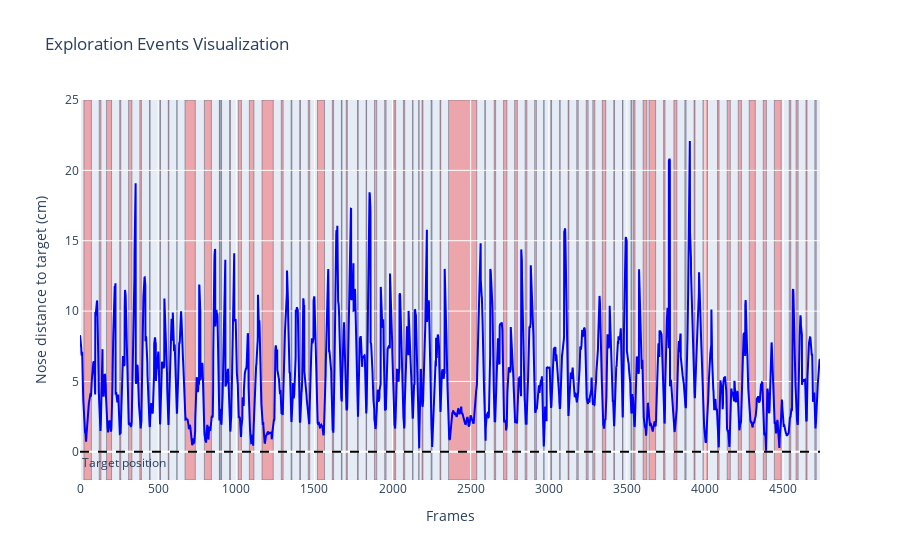

Write notebook code for a chart like this one.
### Code cell
rst.plot_example_data(model_dict['X_ts'], model_dict['y_ts'])

### Figure 1 — Plotly figure (JSON) as saved in the notebook; plotly's stock layout.template omitted (floating-point values rounded to 4 significant figures; data arrays with more than 128 entries replaced by an {"elided": "..."} marker saying what was removed)
{"data": [{"line": {"color": "blue"}, "mode": "lines", "name": "Position", "type": "scatter", "x": {"elided": "4737 int values"}, "y": {"elided": "4737 float values"}}], "layout": {"annotations": [{"showarrow": false, "text": "Target position", "x": 0, "xanchor": "left", "xref": "x domain", "y": 0, "yanchor": "top", "yref": "y"}], "legend": {"bgcolor": "rgba(255,255,255,0.6)", "orientation": "h", "x": 0.5, "xanchor": "center", "y": 1.05, "yanchor": "bottom"}, "shapes": [{"fillcolor": "rgba(255,0,0,0.3)", "layer": "below", "line": {"width": 0.4}, "type": "rect", "x0": 25, "x1": 73, "y0": -2, "y1": 25}, {"fillcolor": "rgba(255,0,0,0.3)", "layer": "below", "line": {"width": 0.4}, "type": "rect", "x0": 123, "x1": 134, "y0": -2, "y1": 25}, {"fillcolor": "rgba(255,0,0,0.3)", "layer": "below", "line": {"width": 0.4}, "type": "rect", "x0": 170, "x1": 202, "y0": -2, "y1": 25}, {"fillcolor": "rgba(255,0,0,0.3)", "layer": "below", "line": {"width": 0.4}, "type": "rect", "x0": 254, "x1": 261, "y0": -2, "y1": 25}, {"fillcolor": "rgba(255,0,0,0.3)", "layer": "below", "line": {"width": 0.4}, "type": "rect", "x0": 311, "x1": 332, "y0": -2, "y1": 25}, {"fillcolor": "rgba(255,0,0,0.3)", "layer": "below", "line": {"width": 0.4}, "type": "rect", "x0": 383, "x1": 393, "y0": -2, "y1": 25}, {"fillcolor": "rgba(255,0,0,0.3)", "layer": "below", "line": {"width": 0.4}, "type": "rect", "x0": 445, "x1": 449, "y0": -2, "y1": 25}, {"fillcolor": "rgba(255,0,0,0.3)", "layer": "below", "line": {"width": 0.4}, "type": "rect", "x0": 511, "x1": 515, "y0": -2, "y1": 25}, {"fillcolor": "rgba(255,0,0,0.3)", "layer": "below", "line": {"width": 0.4}, "type": "rect", "x0": 565, "x1": 569, "y0": -2, "y1": 25}, {"fillcolor": "rgba(255,0,0,0.3)", "layer": "below", "line": {"width": 0.4}, "type": "rect", "x0": 620, "x1": 621, "y0": -2, "y1": 25}, {"fillcolor": "rgba(255,0,0,0.3)", "layer": "below", "line": {"width": 0.4}, "type": "rect", "x0": 672, "x1": 738, "y0": -2, "y1": 25}, {"fillcolor": "rgba(255,0,0,0.3)", "layer": "below", "line": {"width": 0.4}, "type": "rect", "x0": 796, "x1": 841, "y0": -2, "y1": 25}, {"fillcolor": "rgba(255,0,0,0.3)", "layer": "below", "line": {"width": 0.4}, "type": "rect", "x0": 892, "x1": 895, "y0": -2, "y1": 25}, {"fillcolor": "rgba(255,0,0,0.3)", "layer": "below", "line": {"width": 0.4}, "type": "rect", "x0": 901, "x1": 906, "y0": -2, "y1": 25}, {"fillcolor": "rgba(255,0,0,0.3)", "layer": "below", "line": {"width": 0.4}, "type": "rect", "x0": 957, "x1": 963, "y0": -2, "y1": 25}, {"fillcolor": "rgba(255,0,0,0.3)", "layer": "below", "line": {"width": 0.4}, "type": "rect", "x0": 1013, "x1": 1033, "y0": -2, "y1": 25}, {"fillcolor": "rgba(255,0,0,0.3)", "layer": "below", "line": {"width": 0.4}, "type": "rect", "x0": 1084, "x1": 1113, "y0": -2, "y1": 25}, {"fillcolor": "rgba(255,0,0,0.3)", "layer": "below", "line": {"width": 0.4}, "type": "rect", "x0": 1165, "x1": 1237, "y0": -2, "y1": 25}, {"fillcolor": "rgba(255,0,0,0.3)", "layer": "below", "line": {"width": 0.4}, "type": "rect", "x0": 1288, "x1": 1300, "y0": -2, "y1": 25}, {"fillcolor": "rgba(255,0,0,0.3)", "layer": "below", "line": {"width": 0.4}, "type": "rect", "x0": 1351, "x1": 1356, "y0": -2, "y1": 25}, {"fillcolor": "rgba(255,0,0,0.3)", "layer": "below", "line": {"width": 0.4}, "type": "rect", "x0": 1406, "x1": 1411, "y0": -2, "y1": 25}, {"fillcolor": "rgba(255,0,0,0.3)", "layer": "below", "line": {"width": 0.4}, "type": "rect", "x0": 1461, "x1": 1470, "y0": -2, "y1": 25}, {"fillcolor": "rgba(255,0,0,0.3)", "layer": "below", "line": {"width": 0.4}, "type": "rect", "x0": 1520, "x1": 1565, "y0": -2, "y1": 25}, {"fillcolor": "rgba(255,0,0,0.3)", "layer": "below", "line": {"width": 0.4}, "type": "rect", "x0": 1615, "x1": 1623, "y0": -2, "y1": 25}, {"fillcolor": "rgba(255,0,0,0.3)", "layer": "below", "line": {"width": 0.4}, "type": "rect", "x0": 1673, "x1": 1677, "y0": -2, "y1": 25}, {"fillcolor": "rgba(255,0,0,0.3)", "layer": "below", "line": {"width": 0.4}, "type": "rect", "x0": 1704, "x1": 1711, "y0": -2, "y1": 25}, {"fillcolor": "rgba(255,0,0,0.3)", "layer": "below", "line": {"width": 0.4}, "type": "rect", "x0": 1776, "x1": 1781, "y0": -2, "y1": 25}, {"fillcolor": "rgba(255,0,0,0.3)", "layer": "below", "line": {"width": 0.4}, "type": "rect", "x0": 1831, "x1": 1834, "y0": -2, "y1": 25}, {"fillcolor": "rgba(255,0,0,0.3)", "layer": "below", "line": {"width": 0.4}, "type": "rect", "x0": 1885, "x1": 1899, "y0": -2, "y1": 25}, {"fillcolor": "rgba(255,0,0,0.3)", "layer": "below", "line": {"width": 0.4}, "type": "rect", "x0": 1950, "x1": 1959, "y0": -2, "y1": 25}, {"fillcolor": "rgba(255,0,0,0.3)", "layer": "below", "line": {"width": 0.4}, "type": "rect", "x0": 2009, "x1": 2020, "y0": -2, "y1": 25}, {"fillcolor": "rgba(255,0,0,0.3)", "layer": "below", "line": {"width": 0.4}, "type": "rect", "x0": 2070, "x1": 2078, "y0": -2, "y1": 25}, {"fillcolor": "rgba(255,0,0,0.3)", "layer": "below", "line": {"width": 0.4}, "type": "rect", "x0": 2129, "x1": 2131, "y0": -2, "y1": 25}, {"fillcolor": "rgba(255,0,0,0.3)", "layer": "below", "line": {"width": 0.4}, "type": "rect", "x0": 2168, "x1": 2170, "y0": -2, "y1": 25}, {"fillcolor": "rgba(255,0,0,0.3)", "layer": "below", "line": {"width": 0.4}, "type": "rect", "x0": 2189, "x1": 2195, "y0": -2, "y1": 25}, {"fillcolor": "rgba(255,0,0,0.3)", "layer": "below", "line": {"width": 0.4}, "type": "rect", "x0": 2247, "x1": 2253, "y0": -2, "y1": 25}, {"fillcolor": "rgba(255,0,0,0.3)", "layer": "below", "line": {"width": 0.4}, "type": "rect", "x0": 2304, "x1": 2309, "y0": -2, "y1": 25}, {"fillcolor": "rgba(255,0,0,0.3)", "layer": "below", "line": {"width": 0.4}, "type": "rect", "x0": 2359, "x1": 2539, "y0": -2, "y1": 25}, {"fillcolor": "rgba(255,0,0,0.3)", "layer": "below", "line": {"width": 0.4}, "type": "rect", "x0": 2591, "x1": 2594, "y0": -2, "y1": 25}, {"fillcolor": "rgba(255,0,0,0.3)", "layer": "below", "line": {"width": 0.4}, "type": "rect", "x0": 2651, "x1": 2660, "y0": -2, "y1": 25}, {"fillcolor": "rgba(255,0,0,0.3)", "layer": "below", "line": {"width": 0.4}, "type": "rect", "x0": 2711, "x1": 2732, "y0": -2, "y1": 25}, {"fillcolor": "rgba(255,0,0,0.3)", "layer": "below", "line": {"width": 0.4}, "type": "rect", "x0": 2782, "x1": 2799, "y0": -2, "y1": 25}, {"fillcolor": "rgba(255,0,0,0.3)", "layer": "below", "line": {"width": 0.4}, "type": "rect", "x0": 2849, "x1": 2860, "y0": -2, "y1": 25}, {"fillcolor": "rgba(255,0,0,0.3)", "layer": "below", "line": {"width": 0.4}, "type": "rect", "x0": 2910, "x1": 2921, "y0": -2, "y1": 25}, {"fillcolor": "rgba(255,0,0,0.3)", "layer": "below", "line": {"width": 0.4}, "type": "rect", "x0": 2968, "x1": 2970, "y0": -2, "y1": 25}, {"fillcolor": "rgba(255,0,0,0.3)", "layer": "below", "line": {"width": 0.4}, "type": "rect", "x0": 3013, "x1": 3018, "y0": -2, "y1": 25}, {"fillcolor": "rgba(255,0,0,0.3)", "layer": "below", "line": {"width": 0.4}, "type": "rect", "x0": 3070, "x1": 3073, "y0": -2, "y1": 25}, {"fillcolor": "rgba(255,0,0,0.3)", "layer": "below", "line": {"width": 0.4}, "type": "rect", "x0": 3124, "x1": 3129, "y0": -2, "y1": 25}, {"fillcolor": "rgba(255,0,0,0.3)", "layer": "below", "line": {"width": 0.4}, "type": "rect", "x0": 3179, "x1": 3189, "y0": -2, "y1": 25}, {"fillcolor": "rgba(255,0,0,0.3)", "layer": "below", "line": {"width": 0.4}, "type": "rect", "x0": 3240, "x1": 3252, "y0": -2, "y1": 25}, {"fillcolor": "rgba(255,0,0,0.3)", "layer": "below", "line": {"width": 0.4}, "type": "rect", "x0": 3282, "x1": 3295, "y0": -2, "y1": 25}, {"fillcolor": "rgba(255,0,0,0.3)", "layer": "below", "line": {"width": 0.4}, "type": "rect", "x0": 3343, "x1": 3365, "y0": -2, "y1": 25}, {"fillcolor": "rgba(255,0,0,0.3)", "layer": "below", "line": {"width": 0.4}, "type": "rect", "x0": 3416, "x1": 3421, "y0": -2, "y1": 25}, {"fillcolor": "rgba(255,0,0,0.3)", "layer": "below", "line": {"width": 0.4}, "type": "rect", "x0": 3472, "x1": 3475, "y0": -2, "y1": 25}, {"fillcolor": "rgba(255,0,0,0.3)", "layer": "below", "line": {"width": 0.4}, "type": "rect", "x0": 3526, "x1": 3532, "y0": -2, "y1": 25}, {"fillcolor": "rgba(255,0,0,0.3)", "layer": "below", "line": {"width": 0.4}, "type": "rect", "x0": 3542, "x1": 3552, "y0": -2, "y1": 25}, {"fillcolor": "rgba(255,0,0,0.3)", "layer": "below", "line": {"width": 0.4}, "type": "rect", "x0": 3604, "x1": 3628, "y0": -2, "y1": 25}, {"fillcolor": "rgba(255,0,0,0.3)", "layer": "below", "line": {"width": 0.4}, "type": "rect", "x0": 3642, "x1": 3684, "y0": -2, "y1": 25}, {"fillcolor": "rgba(255,0,0,0.3)", "layer": "below", "line": {"width": 0.4}, "type": "rect", "x0": 3735, "x1": 3744, "y0": -2, "y1": 25}, {"fillcolor": "rgba(255,0,0,0.3)", "layer": "below", "line": {"width": 0.4}, "type": "rect", "x0": 3801, "x1": 3820, "y0": -2, "y1": 25}, {"fillcolor": "rgba(255,0,0,0.3)", "layer": "below", "line": {"width": 0.4}, "type": "rect", "x0": 3871, "x1": 3879, "y0": -2, "y1": 25}, {"fillcolor": "rgba(255,0,0,0.3)", "layer": "below", "line": {"width": 0.4}, "type": "rect", "x0": 3930, "x1": 3936, "y0": -2, "y1": 25}, {"fillcolor": "rgba(255,0,0,0.3)", "layer": "below", "line": {"width": 0.4}, "type": "rect", "x0": 3987, "x1": 4016, "y0": -2, "y1": 25}, {"fillcolor": "rgba(255,0,0,0.3)", "layer": "below", "line": {"width": 0.4}, "type": "rect", "x0": 4080, "x1": 4090, "y0": -2, "y1": 25}, {"fillcolor": "rgba(255,0,0,0.3)", "layer": "below", "line": {"width": 0.4}, "type": "rect", "x0": 4142, "x1": 4162, "y0": -2, "y1": 25}, {"fillcolor": "rgba(255,0,0,0.3)", "layer": "below", "line": {"width": 0.4}, "type": "rect", "x0": 4213, "x1": 4233, "y0": -2, "y1": 25}, {"fillcolor": "rgba(255,0,0,0.3)", "layer": "below", "line": {"width": 0.4}, "type": "rect", "x0": 4283, "x1": 4322, "y0": -2, "y1": 25}, {"fillcolor": "rgba(255,0,0,0.3)", "layer": "below", "line": {"width": 0.4}, "type": "rect", "x0": 4373, "x1": 4393, "y0": -2, "y1": 25}, {"fillcolor": "rgba(255,0,0,0.3)", "layer": "below", "line": {"width": 0.4}, "type": "rect", "x0": 4444, "x1": 4488, "y0": -2, "y1": 25}, {"fillcolor": "rgba(255,0,0,0.3)", "layer": "below", "line": {"width": 0.4}, "type": "rect", "x0": 4539, "x1": 4549, "y0": -2, "y1": 25}, {"fillcolor": "rgba(255,0,0,0.3)", "layer": "below", "line": {"width": 0.4}, "type": "rect", "x0": 4583, "x1": 4596, "y0": -2, "y1": 25}, {"fillcolor": "rgba(255,0,0,0.3)", "layer": "below", "line": {"width": 0.4}, "type": "rect", "x0": 4646, "x1": 4653, "y0": -2, "y1": 25}, {"fillcolor": "rgba(255,0,0,0.3)", "layer": "below", "line": {"width": 0.4}, "type": "rect", "x0": 4703, "x1": 4712, "y0": -2, "y1": 25}, {"line": {"color": "black", "dash": "dash"}, "type": "line", "x0": 0, "x1": 1, "xref": "x domain", "y0": 0, "y1": 0, "yref": "y"}], "title": {"text": "Exploration Events Visualization"}, "xaxis": {"title": {"text": "Frames"}}, "yaxis": {"range": [-2, 25], "title": {"text": "Nose distance to target (cm)"}}}}
